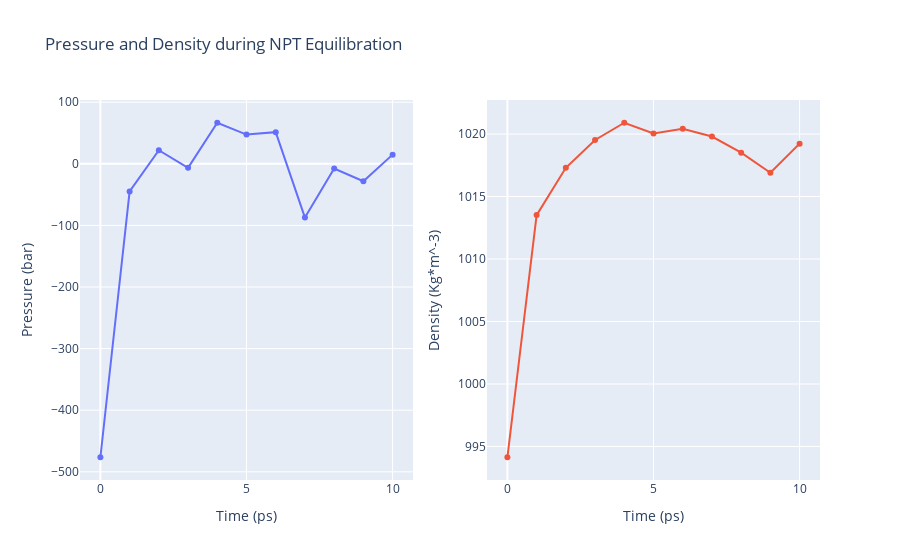

Here is the notebook cell this chart was saved with:
### Code cell
# Read pressure and density data from file 
from plotly import subplots

with open(output_npt_pd_xvg,'r') as pd_file:
    x,y,z = map(
        list,
        zip(*[
            (float(line.split()[0]),float(line.split()[1]),float(line.split()[2]))
            for line in pd_file 
            if not line.startswith(("#","@")) 
        ])
    )

plotly.offline.init_notebook_mode(connected=True)

trace1 = go.Scatter(
    x=x,y=y
)
trace2 = go.Scatter(
    x=x,y=z
)

fig = subplots.make_subplots(rows=1, cols=2, print_grid=False)

fig.append_trace(trace1, 1, 1)
fig.append_trace(trace2, 1, 2)

fig['layout']['xaxis1'].update(title='Time (ps)')
fig['layout']['xaxis2'].update(title='Time (ps)')
fig['layout']['yaxis1'].update(title='Pressure (bar)')
fig['layout']['yaxis2'].update(title='Density (Kg*m^-3)')

fig['layout'].update(title='Pressure and Density during NPT Equilibration')
fig['layout'].update(showlegend=False)

plotly.offline.iplot(fig)

### Figure 1 — Plotly figure (JSON) as saved in the notebook; plotly's stock layout.template omitted (floating-point values rounded to 4 significant figures)
{"data": [{"type": "scatter", "x": [0, 1, 2, 3, 4, 5, 6, 7, 8, 9, 10], "xaxis": "x", "y": [-476.3, -44.89, 22.03, -6.557, 66.65, 47.48, 51.4, -87.26, -7.665, -28.37, 14.9], "yaxis": "y"}, {"type": "scatter", "x": [0, 1, 2, 3, 4, 5, 6, 7, 8, 9, 10], "xaxis": "x2", "y": [994.1, 1014.0, 1017.0, 1020.0, 1021.0, 1020.0, 1020.0, 1020.0, 1019.0, 1017.0, 1019.0], "yaxis": "y2"}], "layout": {"autosize": true, "showlegend": false, "title": {"text": "Pressure and Density during NPT Equilibration"}, "xaxis": {"anchor": "y", "autorange": true, "domain": [0, 0.45], "range": [-0.6391, 10.64], "title": {"text": "Time (ps)"}, "type": "linear"}, "xaxis2": {"anchor": "y2", "autorange": true, "domain": [0.55, 1], "range": [-0.6391, 10.64], "title": {"text": "Time (ps)"}, "type": "linear"}, "yaxis": {"anchor": "x", "autorange": true, "domain": [0, 1], "range": [-521.2, 111.5], "title": {"text": "Pressure (bar)"}, "type": "linear"}, "yaxis2": {"anchor": "x2", "autorange": true, "domain": [0, 1], "range": [991.9, 1023.0], "title": {"text": "Density (Kg*m^-3)"}, "type": "linear"}}}
